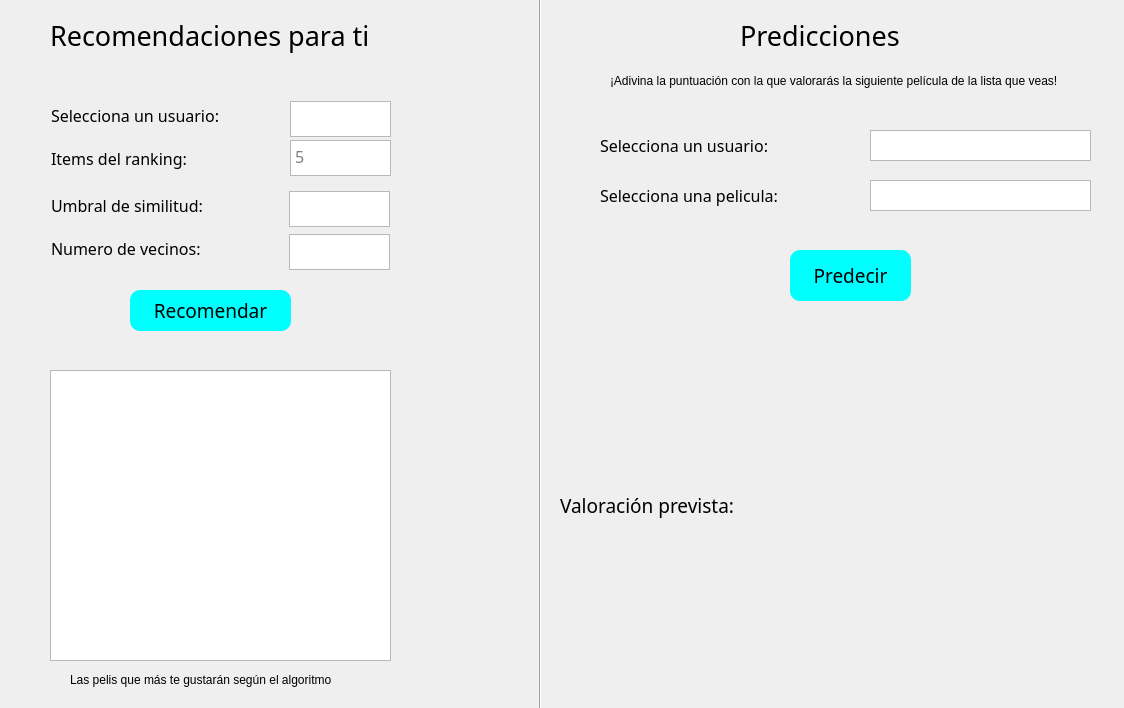
<?xml version="1.0" encoding="UTF-8"?>
<ui version="4.0">
 <class>Recomendador</class>
 <widget class="QMainWindow" name="Recomendador">
  <property name="geometry">
   <rect>
    <x>0</x>
    <y>0</y>
    <width>1124</width>
    <height>708</height>
   </rect>
  </property>
  <property name="contextMenuPolicy">
   <enum>Qt::DefaultContextMenu</enum>
  </property>
  <property name="windowTitle">
   <string>Recomendador de películas</string>
  </property>
  <property name="autoFillBackground">
   <bool>false</bool>
  </property>
  <property name="styleSheet">
   <string notr="true"/>
  </property>
  <widget class="QWidget" name="centralwidget">
   <widget class="QPushButton" name="btnRecomendar">
    <property name="geometry">
     <rect>
      <x>130</x>
      <y>290</y>
      <width>161</width>
      <height>41</height>
     </rect>
    </property>
    <property name="font">
     <font>
      <family>Montserrat</family>
      <pointsize>14</pointsize>
     </font>
    </property>
    <property name="styleSheet">
     <string notr="true">border-radius:10px;
background-color:cyan;
color:black;</string>
    </property>
    <property name="text">
     <string>Recomendar</string>
    </property>
   </widget>
   <widget class="QPushButton" name="btnPredecir">
    <property name="geometry">
     <rect>
      <x>790</x>
      <y>250</y>
      <width>121</width>
      <height>51</height>
     </rect>
    </property>
    <property name="font">
     <font>
      <family>Montserrat</family>
      <pointsize>14</pointsize>
     </font>
    </property>
    <property name="styleSheet">
     <string notr="true">border-radius:10px;
background-color:cyan;
color:black;</string>
    </property>
    <property name="text">
     <string>Predecir</string>
    </property>
   </widget>
   <widget class="QLabel" name="Titulo">
    <property name="geometry">
     <rect>
      <x>50</x>
      <y>-10</y>
      <width>451</width>
      <height>91</height>
     </rect>
    </property>
    <property name="font">
     <font>
      <family>Montserrat</family>
      <pointsize>20</pointsize>
      <weight>50</weight>
      <bold>false</bold>
     </font>
    </property>
    <property name="text">
     <string>Recomendaciones para ti</string>
    </property>
   </widget>
   <widget class="QTableView" name="tabla">
    <property name="geometry">
     <rect>
      <x>50</x>
      <y>370</y>
      <width>341</width>
      <height>291</height>
     </rect>
    </property>
    <property name="alternatingRowColors">
     <bool>false</bool>
    </property>
   </widget>
   <widget class="QLabel" name="seleccionaUserPred">
    <property name="geometry">
     <rect>
      <x>600</x>
      <y>120</y>
      <width>291</width>
      <height>51</height>
     </rect>
    </property>
    <property name="font">
     <font>
      <family>Montserrat</family>
      <pointsize>12</pointsize>
      <weight>50</weight>
      <bold>false</bold>
     </font>
    </property>
    <property name="text">
     <string>Selecciona un usuario:</string>
    </property>
   </widget>
   <widget class="QTextEdit" name="userabajo">
    <property name="geometry">
     <rect>
      <x>870</x>
      <y>130</y>
      <width>221</width>
      <height>31</height>
     </rect>
    </property>
   </widget>
   <widget class="QLabel" name="seleccionaPeli">
    <property name="geometry">
     <rect>
      <x>600</x>
      <y>170</y>
      <width>401</width>
      <height>51</height>
     </rect>
    </property>
    <property name="font">
     <font>
      <family>Montserrat</family>
      <pointsize>12</pointsize>
      <weight>50</weight>
      <bold>false</bold>
     </font>
    </property>
    <property name="text">
     <string>Selecciona una pelicula:</string>
    </property>
   </widget>
   <widget class="QTextEdit" name="pelicula">
    <property name="geometry">
     <rect>
      <x>870</x>
      <y>180</y>
      <width>221</width>
      <height>31</height>
     </rect>
    </property>
   </widget>
   <widget class="QLabel" name="prediccion">
    <property name="geometry">
     <rect>
      <x>560</x>
      <y>480</y>
      <width>231</width>
      <height>51</height>
     </rect>
    </property>
    <property name="font">
     <font>
      <family>Montserrat</family>
      <pointsize>14</pointsize>
      <weight>50</weight>
      <bold>false</bold>
     </font>
    </property>
    <property name="text">
     <string>Valoración prevista:</string>
    </property>
   </widget>
   <widget class="QWidget" name="widget" native="true">
    <property name="geometry">
     <rect>
      <x>50</x>
      <y>100</y>
      <width>351</width>
      <height>81</height>
     </rect>
    </property>
    <widget class="QTextEdit" name="userarriba">
     <property name="geometry">
      <rect>
       <x>240</x>
       <y>1</y>
       <width>101</width>
       <height>36</height>
      </rect>
     </property>
    </widget>
    <widget class="QLabel" name="seleccionaUser">
     <property name="geometry">
      <rect>
       <x>1</x>
       <y>1</y>
       <width>257</width>
       <height>28</height>
      </rect>
     </property>
     <property name="font">
      <font>
       <family>Montserrat</family>
       <pointsize>12</pointsize>
       <weight>50</weight>
       <bold>false</bold>
      </font>
     </property>
     <property name="text">
      <string>Selecciona un usuario:</string>
     </property>
    </widget>
    <widget class="QTextEdit" name="items">
     <property name="geometry">
      <rect>
       <x>240</x>
       <y>40</y>
       <width>101</width>
       <height>36</height>
      </rect>
     </property>
     <property name="font">
      <font>
       <family>Montserrat</family>
       <pointsize>12</pointsize>
      </font>
     </property>
     <property name="html">
      <string>&lt;!DOCTYPE HTML PUBLIC &quot;-//W3C//DTD HTML 4.0//EN&quot; &quot;http://www.w3.org/TR/REC-html40/strict.dtd&quot;&gt;
&lt;html&gt;&lt;head&gt;&lt;meta name=&quot;qrichtext&quot; content=&quot;1&quot; /&gt;&lt;style type=&quot;text/css&quot;&gt;
p, li { white-space: pre-wrap; }
&lt;/style&gt;&lt;/head&gt;&lt;body style=&quot; font-family:'Montserrat'; font-size:12pt; font-weight:400; font-style:normal;&quot;&gt;
&lt;p align=&quot;center&quot; style=&quot;-qt-paragraph-type:empty; margin-top:0px; margin-bottom:0px; margin-left:0px; margin-right:0px; -qt-block-indent:0; text-indent:0px;&quot;&gt;&lt;br /&gt;&lt;/p&gt;&lt;/body&gt;&lt;/html&gt;</string>
     </property>
     <property name="placeholderText">
      <string>5</string>
     </property>
    </widget>
    <widget class="QLabel" name="Items">
     <property name="geometry">
      <rect>
       <x>1</x>
       <y>44</y>
       <width>199</width>
       <height>28</height>
      </rect>
     </property>
     <property name="font">
      <font>
       <family>Montserrat</family>
       <pointsize>12</pointsize>
       <weight>50</weight>
       <bold>false</bold>
      </font>
     </property>
     <property name="text">
      <string>Items del ranking:</string>
     </property>
    </widget>
   </widget>
   <widget class="QWidget" name="widget_2" native="true">
    <property name="geometry">
     <rect>
      <x>50</x>
      <y>190</y>
      <width>351</width>
      <height>81</height>
     </rect>
    </property>
    <widget class="QLabel" name="Umbral">
     <property name="geometry">
      <rect>
       <x>1</x>
       <y>1</y>
       <width>224</width>
       <height>28</height>
      </rect>
     </property>
     <property name="font">
      <font>
       <family>Montserrat</family>
       <pointsize>12</pointsize>
       <weight>50</weight>
       <bold>false</bold>
      </font>
     </property>
     <property name="text">
      <string>Umbral de similitud:</string>
     </property>
    </widget>
    <widget class="QTextEdit" name="umbral">
     <property name="geometry">
      <rect>
       <x>239</x>
       <y>1</y>
       <width>101</width>
       <height>36</height>
      </rect>
     </property>
    </widget>
    <widget class="QLabel" name="numvecinos">
     <property name="geometry">
      <rect>
       <x>1</x>
       <y>44</y>
       <width>231</width>
       <height>28</height>
      </rect>
     </property>
     <property name="font">
      <font>
       <family>Montserrat</family>
       <pointsize>12</pointsize>
       <weight>50</weight>
       <bold>false</bold>
      </font>
     </property>
     <property name="text">
      <string>Numero de vecinos:</string>
     </property>
    </widget>
    <widget class="QTextEdit" name="vecinos">
     <property name="geometry">
      <rect>
       <x>239</x>
       <y>44</y>
       <width>101</width>
       <height>36</height>
      </rect>
     </property>
    </widget>
   </widget>
   <widget class="Line" name="line">
    <property name="geometry">
     <rect>
      <x>530</x>
      <y>-50</y>
      <width>20</width>
      <height>761</height>
     </rect>
    </property>
    <property name="orientation">
     <enum>Qt::Vertical</enum>
    </property>
   </widget>
   <widget class="QLabel" name="label">
    <property name="geometry">
     <rect>
      <x>70</x>
      <y>670</y>
      <width>311</width>
      <height>20</height>
     </rect>
    </property>
    <property name="text">
     <string>Las pelis que más te gustarán según el algoritmo</string>
    </property>
   </widget>
   <widget class="QLabel" name="Titulo_2">
    <property name="geometry">
     <rect>
      <x>740</x>
      <y>-10</y>
      <width>281</width>
      <height>91</height>
     </rect>
    </property>
    <property name="font">
     <font>
      <family>Montserrat</family>
      <pointsize>20</pointsize>
      <weight>50</weight>
      <bold>false</bold>
     </font>
    </property>
    <property name="text">
     <string>Predicciones</string>
    </property>
   </widget>
   <widget class="QLabel" name="label_2">
    <property name="geometry">
     <rect>
      <x>610</x>
      <y>50</y>
      <width>511</width>
      <height>61</height>
     </rect>
    </property>
    <property name="text">
     <string>¡Adivina la puntuación con la que valorarás la siguiente película de la lista que veas!</string>
    </property>
   </widget>
   <widget class="QLabel" name="estrella">
    <property name="geometry">
     <rect>
      <x>820</x>
      <y>540</y>
      <width>31</width>
      <height>31</height>
     </rect>
    </property>
    <property name="text">
     <string/>
    </property>
    <property name="pixmap">
     <pixmap>star.png</pixmap>
    </property>
    <property name="scaledContents">
     <bool>true</bool>
    </property>
   </widget>
   <widget class="QLabel" name="prediccion_2">
    <property name="geometry">
     <rect>
      <x>610</x>
      <y>530</y>
      <width>241</width>
      <height>51</height>
     </rect>
    </property>
    <property name="font">
     <font>
      <family>Montserrat</family>
      <pointsize>14</pointsize>
      <weight>50</weight>
      <bold>false</bold>
     </font>
    </property>
    <property name="text">
     <string/>
    </property>
   </widget>
   <widget class="QLabel" name="estrella_2">
    <property name="geometry">
     <rect>
      <x>790</x>
      <y>540</y>
      <width>31</width>
      <height>31</height>
     </rect>
    </property>
    <property name="text">
     <string/>
    </property>
    <property name="pixmap">
     <pixmap>star.png</pixmap>
    </property>
    <property name="scaledContents">
     <bool>true</bool>
    </property>
   </widget>
   <widget class="QLabel" name="estrella_3">
    <property name="geometry">
     <rect>
      <x>760</x>
      <y>540</y>
      <width>31</width>
      <height>31</height>
     </rect>
    </property>
    <property name="text">
     <string/>
    </property>
    <property name="pixmap">
     <pixmap>star.png</pixmap>
    </property>
    <property name="scaledContents">
     <bool>true</bool>
    </property>
   </widget>
   <widget class="QLabel" name="estrella_4">
    <property name="geometry">
     <rect>
      <x>730</x>
      <y>540</y>
      <width>31</width>
      <height>31</height>
     </rect>
    </property>
    <property name="text">
     <string/>
    </property>
    <property name="pixmap">
     <pixmap>star.png</pixmap>
    </property>
    <property name="scaledContents">
     <bool>true</bool>
    </property>
   </widget>
   <widget class="QLabel" name="estrella_5">
    <property name="geometry">
     <rect>
      <x>700</x>
      <y>540</y>
      <width>31</width>
      <height>31</height>
     </rect>
    </property>
    <property name="text">
     <string/>
    </property>
    <property name="pixmap">
     <pixmap>star.png</pixmap>
    </property>
    <property name="scaledContents">
     <bool>true</bool>
    </property>
   </widget>
   <widget class="QLabel" name="img_pelicula">
    <property name="geometry">
     <rect>
      <x>890</x>
      <y>360</y>
      <width>201</width>
      <height>281</height>
     </rect>
    </property>
    <property name="text">
     <string/>
    </property>
   </widget>
  </widget>
 </widget>
 <resources/>
 <connections/>
</ui>
